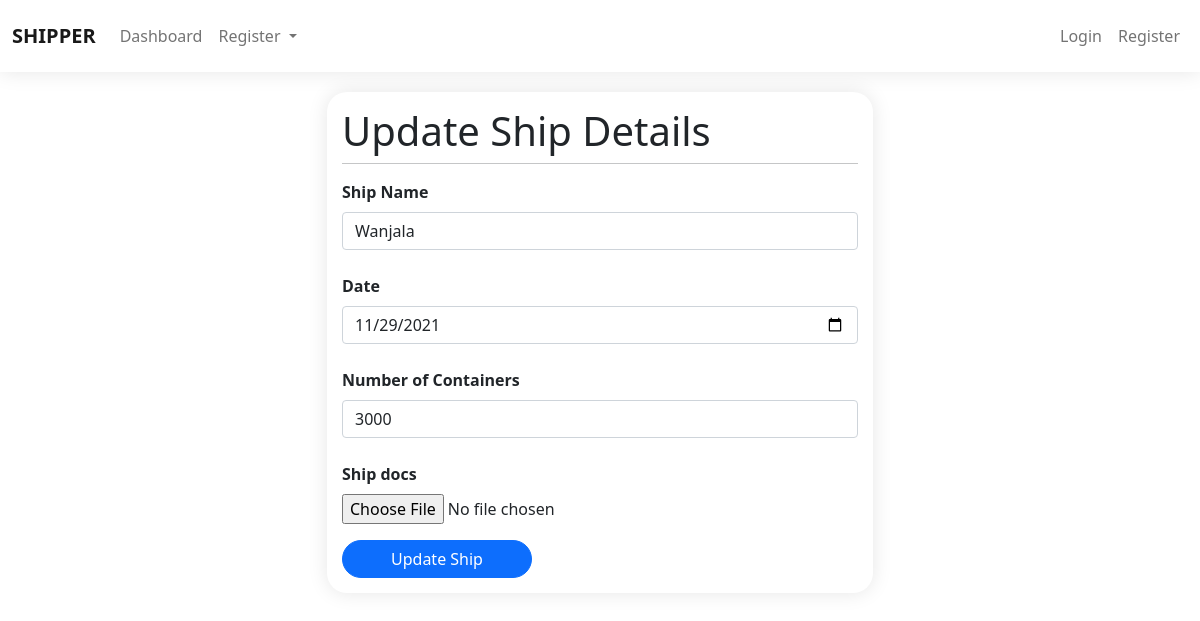
The page /ship/ship/edit/9/ on the database its author committed.
### ship/models.py (models this page shows, shortened)
class Ship(models.Model):
    name = models.TextField(blank=True, null=True, max_length=200)
    date = models.DateField()
    no_of_containers = models.CharField(max_length=10, blank=True, null=True)
    date_created = models.DateTimeField(auto_now_add=True)
    ship_docs = models.FileField(upload_to='ShipDocuments/', validators=[FileExtensionValidator(allowed_extensions=['pdf'])], blank=True, null=True)

### ship/views.py (the view)
# urls.py: path('ship/edit/<str:pk>/', editship, name='editship'),
def editship(request, pk):
    ship = get_object_or_404(Ship, id=pk)
    shipform = CreateShipForm(request.POST or None, request.FILES or None, instance=ship)
    if request.method == 'POST':
        if shipform.is_valid:
            shipform.save()
            messages.success(request, 'The ship has been updated successfully')
        else:
            messages.error(request, 'Updating the ship failed')
    context = {
        'page': 'cont-reg',
        'shipform': shipform
    }
    return render(request, template_name='admin_/shipment/editship.html', context=context)

### ship/forms.py
class CreateShipForm(forms.ModelForm):
    name = forms.CharField(
        widget=forms.TextInput(
            attrs={'class': 'form-control shadow-none', 'placeholder': 'Ship Name'}),
        label='Ship Name')
    date = forms.CharField(
        widget=forms.TextInput(
            attrs={'class': 'form-control shadow-none', 'type': 'date'}),
        label='Date')
    no_of_containers = forms.CharField(
        widget=forms.TextInput(
            attrs={'class': 'form-control shadow-none', 'placeholder': 'No of Containers'}),
        label='Number of Containers')
    ship_docs = forms.FileField(widget=forms.FileInput(attrs={'accept':'application/pdf'}))
    class Meta:
        model = Ship
        fields = ['name', 'date', 'no_of_containers', 'ship_docs']

### templates/admin_/shipment/editship.html (shortened to what this page needs)
{% extends './../components/base.html' %}
{% load static %}
{% block content %}
  <div class="container">
    <div class="row">
      <div class="col-md-6 offset-md-3">
        <div class="form-holder">
          <h1>Update Ship Details</h1>
          <hr class="dropdown-divider">
          <form method="POST">
            {% for field in shipform %}
                <div class="mb-3">
                    <label for="{{ field.id_for_label }}" class="my-2"><strong>{{field.label}}</strong></label>
                    {{field}}
                </div>
            {% endfor %}
            <button type="submit" class="btn btn-primary rounded-pill px-5">Update Ship</button>
          </form>
        </div>
      </div>
    </div>
  </div>
{% endblock content %}

### static/css/style.css (style rules this page uses)
.form-holder, .common-card { border-radius: 20px; background: #fff; padding: 15px; box-shadow: 0px 0px 20px rgba(0, 0, 0, 0.1); margin-top: 20px; }

### rows shown on the page
Ship: shipform "Wanjala" "11/29/2021" "3000"

### other values the page prints
{{ field.label }} "Ship Name" "Date" "Number of Containers" "Ship docs"
